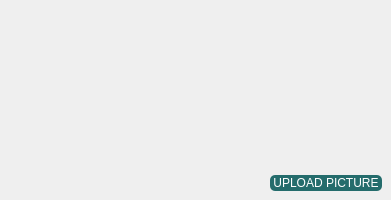
        <widget class="QWidget" name="widget" native="true">
         <property name="minimumSize">
          <size>
           <width>0</width>
           <height>150</height>
          </size>
         </property>
         <property name="maximumSize">
          <size>
           <width>16777215</width>
           <height>200</height>
          </size>
         </property>
         <widget class="QWidget" name="layoutWidget">
          <property name="geometry">
           <rect>
            <x>270</x>
            <y>10</y>
            <width>112</width>
            <height>181</height>
           </rect>
          </property>
          <layout class="QVBoxLayout" name="verticalLayout">
           <item alignment="Qt::AlignHCenter|Qt::AlignVCenter">
            <widget class="QLabel" name="profilepictureeditprofile">
             <property name="minimumSize">
              <size>
               <width>110</width>
               <height>110</height>
              </size>
             </property>
             <property name="maximumSize">
              <size>
               <width>16777215</width>
               <height>110</height>
              </size>
             </property>
             <property name="styleSheet">
              <string notr="true">QLabel#profilepicture {
Padding: 1px;
Border-radius: 55px;
Color: #fefefe;
	border-color: rgb(45, 135, 135);
border-style: solid;
 border-width: 2px;
}

QLabel#profilepicture:hover {
background-color: rgb(42, 46, 52);
border-style: solid;
 border-width: 2px;
color: rgb(241, 182, 88);
border-color: rgb(245, 179, 1);
}
</string>
             </property>
             <property name="text">
              <string/>
             </property>
             <property name="alignment">
              <set>Qt::AlignCenter</set>
             </property>
            </widget>
           </item>
           <item>
            <widget class="QPushButton" name="uplButton">
             <property name="minimumSize">
              <size>
               <width>40</width>
               <height>15</height>
              </size>
             </property>
             <property name="maximumSize">
              <size>
               <width>200</width>
               <height>16777215</height>
              </size>
             </property>
             <property name="styleSheet">
              <string notr="true">QPushButton#uplButton {
Padding: 1px;
Border-radius: 5px;
	background-color: rgb(36, 108, 108);
Color: #fefefe;
}

QPushButton#uplButton:hover {
	background-color: rgb(42, 46, 52);
border-style: solid;
 border-width: 1px;
	color: rgb(241, 182, 88);
}

QPushButton#uplButton:pressed {
border-style: solid;
border-width: 1px;
	background-color: rgb(25, 69, 105);
	color: rgb(85, 255, 255);
}</string>
             </property>
             <property name="text">
              <string>UPLOAD PICTURE</string>
             </property>
            </widget>
           </item>
          </layout>
         </widget>
         <widget class="QLabel" name="Status">
          <property name="geometry">
           <rect>
            <x>10</x>
            <y>180</y>
            <width>231</width>
            <height>21</height>
           </rect>
          </property>
          <property name="styleSheet">
           <string notr="true">color: rgb(254, 254, 254);</string>
          </property>
          <property name="text">
           <string/>
          </property>
         </widget>
        </widget>
